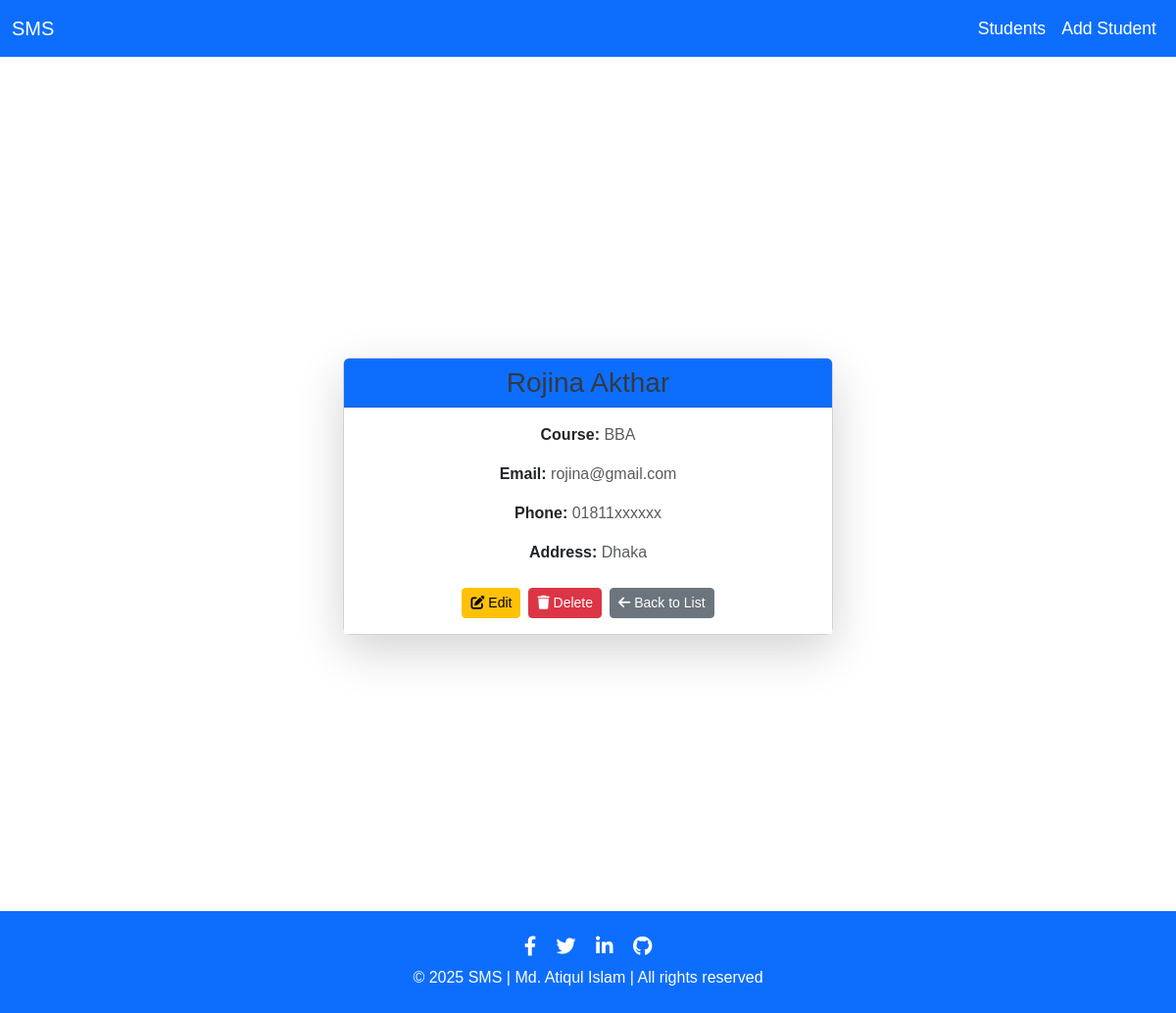
/detail/20/, run on the app's committed database.
### students/models.py (models this page shows, shortened)
class Student(models.Model):
    COURSE_CHOICES = [
        ('ETE', 'Electronics & Telecommunication Engineering'),
        ('CSE', 'Computer Science & Engineering'),
        ('EEE', 'Electrical & Electronic Engineering'),
        ('BBA', 'Business Administration'),
        ('ENG', 'English Literature'),
        ('LLB', 'Law'),
        ('ME', 'Mechanical Engineering'),
        ('CE', 'Civil Engineering'),
        ('ARCH', 'Architecture'),
        ('BIO', 'Biotechnology'),
        ('PHY', 'Physics'),
        ('CHEM', 'Chemistry'),
        ('MATH', 'Mathematics'),
        ('STAT', 'Statistics'),
        ('MED', 'Medicine'),
        ('PHAR', 'Pharmacy'),
        ('NUR', 'Nursing'),
        ('FIN', 'Finance'),
        ('MKT', 'Marketing'),
        ('HRM', 'Human Resource Management'),
    ]
    first_name = models.CharField(max_length=100)
    last_name = models.CharField(max_length=100)
    course = models.CharField(max_length=10, choices=COURSE_CHOICES, default='ETE')
    email = models.EmailField()
    phone = models.CharField(max_length=15)
    address = models.CharField(max_length=250)

### students/views.py (the view)
# urls.py: path('detail/<int:id>/', views.student_detail, name='student_detail'),
def student_detail(request, id):
    student = get_object_or_404(Student, id=id)
    return render(request, 'students/student_detail.html', {'student': student})

### students/templates/students/student_detail.html
{% extends 'students/base.html' %}
{% block content %}
<div class="container d-flex justify-content-center align-items-center vh-100">
    <div class="card shadow-lg rounded-3" style="width: 90%; max-width: 500px;">
        <div class="card-header bg-primary text-white text-center">
            <h3 class="mb-0">{{ student.first_name }} {{ student.last_name }}</h3>
        </div>
        <div class="card-body text-center">
            <p><strong>Course:</strong> <span class="text-muted">{{ student.course }}</span></p>
            <p><strong>Email:</strong> <span class="text-muted">{{ student.email }}</span></p>
            <p><strong>Phone:</strong> <span class="text-muted">{{ student.phone }}</span></p>
            <p><strong>Address:</strong> <span class="text-muted">{{ student.address }}</span></p>
            <div class="d-flex justify-content-center gap-2 mt-4">
                <a href="{% url 'student_edit' student.id %}" class="btn btn-warning btn-sm">
                    <i class="fas fa-edit"></i> Edit
                </a>
                <a href="{% url 'student_delete' student.id %}" class="btn btn-danger btn-sm">
                    <i class="fas fa-trash"></i> Delete
                </a>
                <a href="{% url 'student_list' %}" class="btn btn-secondary btn-sm">
                    <i class="fas fa-arrow-left"></i> Back to List
                </a>
            </div>
        </div>
    </div>
</div>
{% endblock %}

### students/static/css/styles.css (style rules this page uses)
body { font-family: Arial, sans-serif; }
h2, h3 { color: #343a40; }
.card-header { background-color: #f8f9fa; font-weight: bold; }
.card-body { background-color: #ffffff; }

### data on the page
Student: first_name "Rojina", last_name "Akthar", course "BBA", email "rojina@gmail.com", phone "01811xxxxxx", address "Dhaka"
